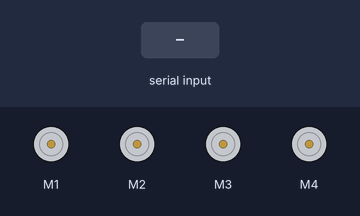
Recording of a sketch running on a simulated Arduino Uno, built with avr-gcc and run on an emulated ATmega328P. Shown: 4 × DC motor (green arrow = forward, orange = backward, longer = faster). The inputs (shaded band) are chosen by the test bench. What the sketch prints to the serial monitor is not drawn.

Above: at 1.2 s.
1.3 s: "w" received over Serial
At 1.76 s:
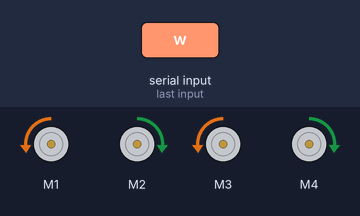
At 4.07 s:
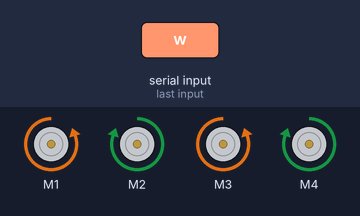
4.3 s: "s" received over Serial
At 8.0 s:
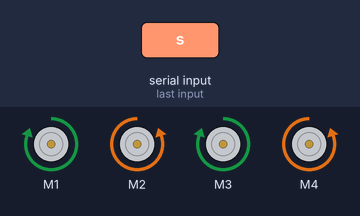
Timing chart, 0 to 9.5 s (numbered marks = the images above; inputs shaded):
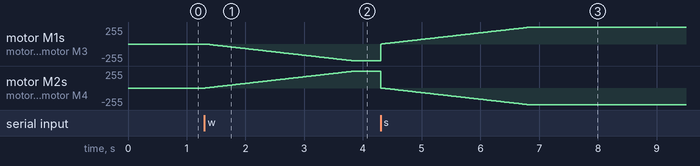

The sketch:

MotorControlUsingKeyboard.ino
```cpp
/*
This is a test sketch for the Adafruit assembled Motor Shield for Arduino v2
It won't work with v1.x motor shields! Only for the v2's with built in PWM
control

For use with the Adafruit Motor Shield v2
---->  http://www.adafruit.com/products/1438
*/

#include <Wire.h>
#include <Adafruit_MotorShield.h>
#include "utility/Adafruit_MS_PWMServoDriver.h"

Adafruit_MotorShield AFMS = Adafruit_MotorShield();

// Select which 'port' M1, M2, M3 or M4. In this case, M1
Adafruit_DCMotor *myMotor = AFMS.getMotor(1);
Adafruit_DCMotor *myMotor2 = AFMS.getMotor(2);
Adafruit_DCMotor *myMotor3 = AFMS.getMotor(3);
Adafruit_DCMotor *myMotor4 = AFMS.getMotor(4);

void setup() {
  Serial.begin(9600);           // set up Serial library at 9600 bps
  Serial.println("Adafruit Motorshield v2 - DC Motor test!");

  AFMS.begin();
  //myMotor->setSpeed(150);
  myMotor->run(BACKWARD);
  myMotor2->run(FORWARD);
  myMotor3->run(BACKWARD);
  myMotor4->run(FORWARD);
  // turn on motor
  myMotor->run(RELEASE);
  myMotor2->run(RELEASE);
  myMotor3->run(RELEASE);
  myMotor4->run(RELEASE);
}

void loop() {
  uint8_t i;
  if(Serial.available() > 0) {
    char inChar = (char)Serial.read();
    while(inChar!='b'){
      if(inChar=='w'){
        myMotor->run(BACKWARD);
        myMotor2->run(FORWARD);
        myMotor3->run(BACKWARD);
        myMotor4->run(FORWARD);
        for (i=0; i<255; i++) {
          myMotor->setSpeed(i);
          myMotor2->setSpeed(i);
          myMotor3->setSpeed(i);
          myMotor4->setSpeed(i);
          delay(10);
        }
      }

      if(inChar=='s'){
        myMotor->run(FORWARD);
        myMotor2->run(BACKWARD);
        myMotor3->run(FORWARD);
        myMotor4->run(BACKWARD);
        for (i=0; i<255; i++) {
          myMotor->setSpeed(i);
          myMotor2->setSpeed(i);
          myMotor3->setSpeed(i);
          myMotor4->setSpeed(i);
          delay(10);
        }
      }

      inChar = (char)Serial.read();
    }

    myMotor->setSpeed(0);
    myMotor2->setSpeed(0);
    myMotor3->setSpeed(0);
    myMotor4->setSpeed(0);

    myMotor->run(RELEASE);
    myMotor2->run(RELEASE);
    myMotor3->run(RELEASE);
    myMotor4->run(RELEASE);
  }

}
```

Measured:
- after the input at 1.3 s, motor M1, motor M3: moves from stopped to backward 254/255 over 2.5 s, starting at once; motor M2, motor M4: moves from stopped to forward 254/255 over 2.5 s, starting at once
- after the input at 4.3 s, motor M1, motor M3: moves from backward 254/255 to forward 254/255 over 2.5 s, starting at once; motor M2, motor M4: moves from forward 254/255 to backward 254/255 over 2.5 s, starting at once
